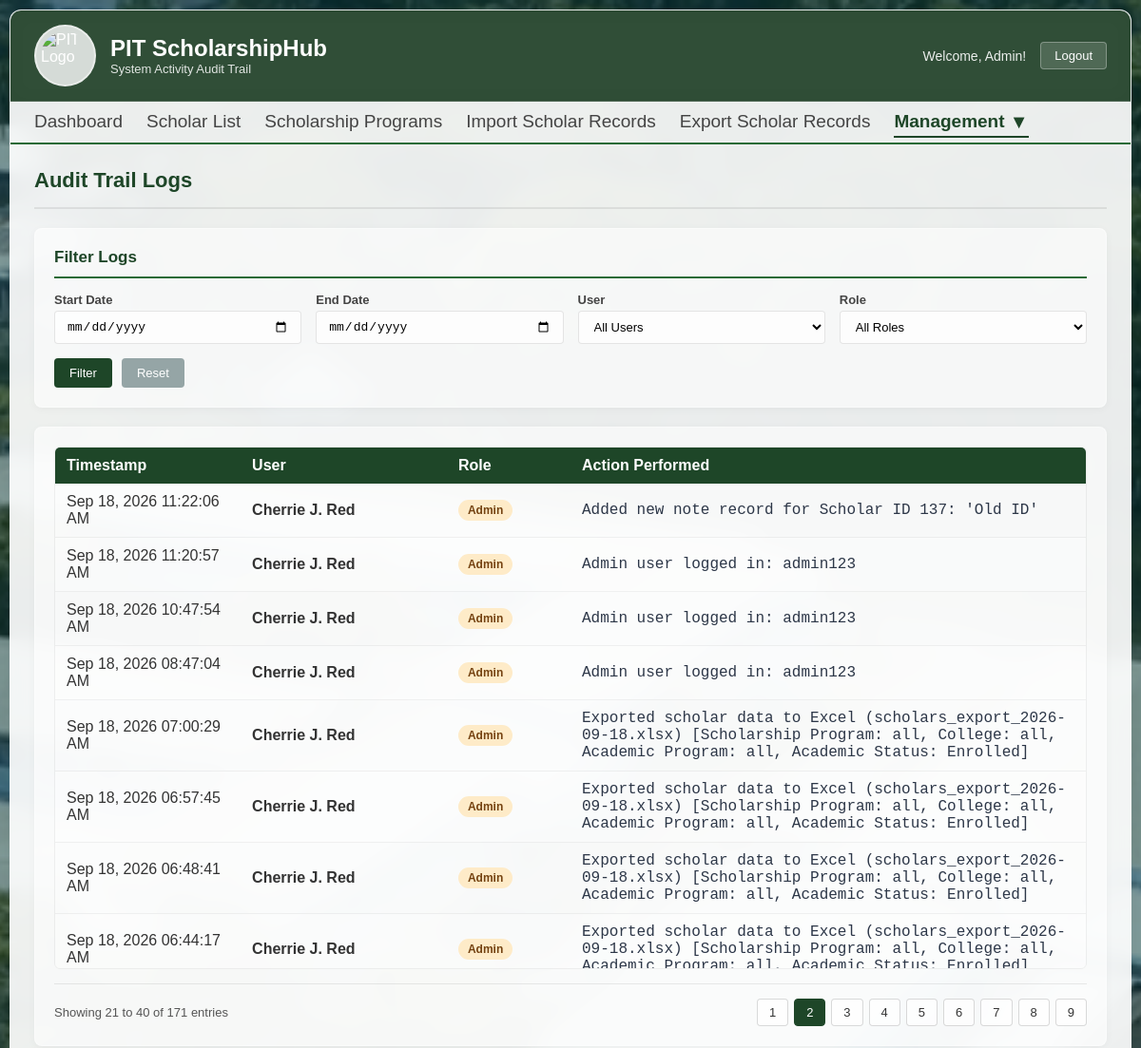
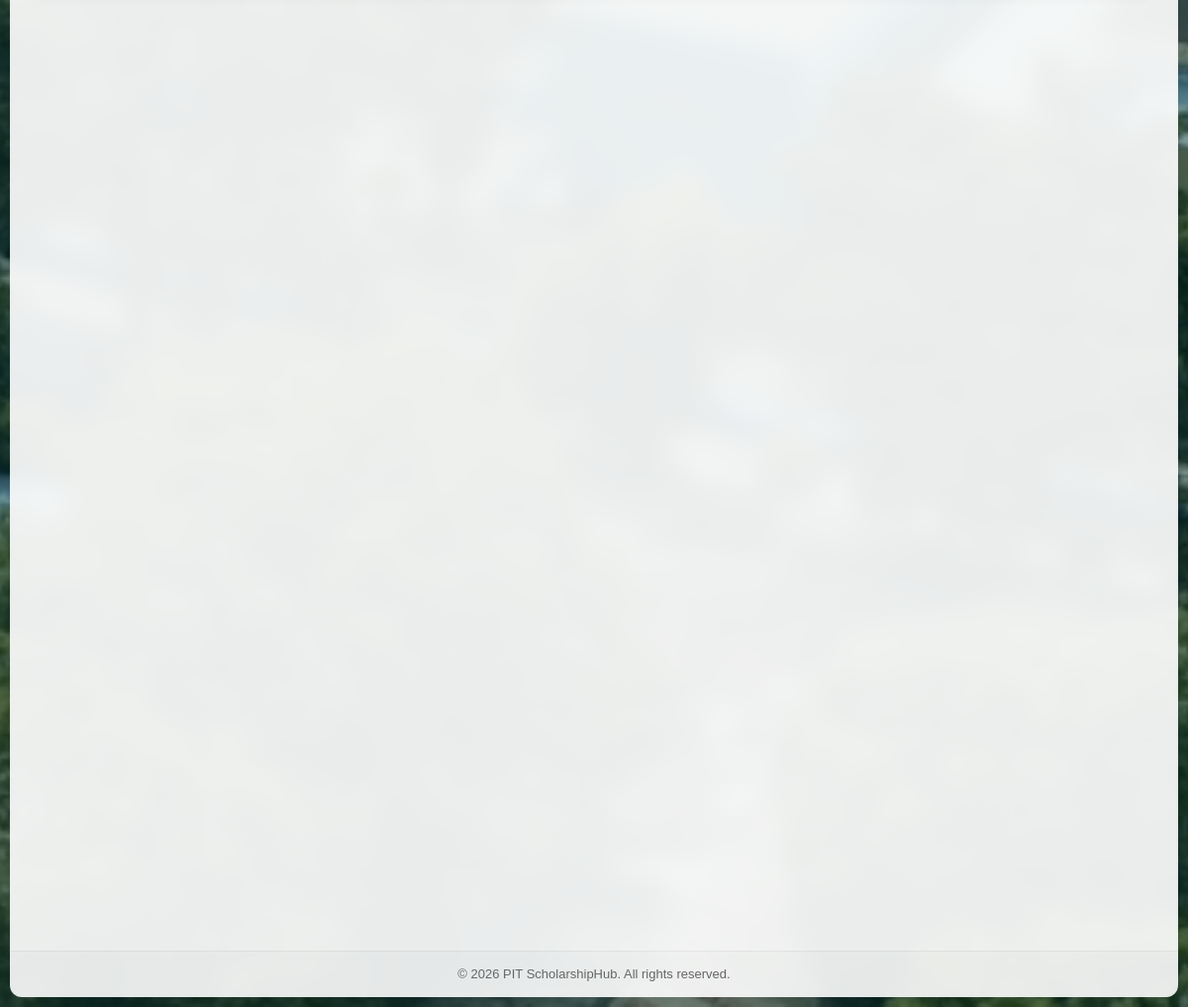
Page /admin/audit_trail.php?page=2 (signed in) on the committed database (2 pictures, top to bottom).
### tables this page shows
CREATE TABLE `audit_trail` (
  `id` int(11) NOT NULL,
  `user_id` int(11) NOT NULL,
  `action` varchar(255) NOT NULL,
  `actioned_at` timestamp NOT NULL DEFAULT current_timestamp()
);

CREATE TABLE `scholarship_users` (
  `id` int(11) NOT NULL,
  `last_name` varchar(50) NOT NULL,
  `email` varchar(255) DEFAULT NULL,
  `given_name` varchar(50) NOT NULL,
  `middle_name` varchar(50) NOT NULL,
  `username` varchar(255) NOT NULL,
  `password` varchar(255) NOT NULL,
  `role` enum('admin','staff') NOT NULL,
  `permissions` text DEFAULT NULL,
  `reset_otp` varchar(6) DEFAULT NULL,
  `otp_expiry` datetime DEFAULT NULL
);

### admin/audit_trail.php (the view, shortened to what this page needs)
<?php
include '../includes/conn.php';
$start_date = trim($_GET['start_date'] ?? '');
$end_date   = trim($_GET['end_date'] ?? '');
$limit = 20;
$page  = max(1, (int)($_GET['page'] ?? 1));
$offset = ($page - 1) * $limit;
$where_clauses = ["1=1"];
$params = [];
$types = "";
$where_sql = implode(" AND ", $where_clauses);
$count_sql = "SELECT COUNT(*) AS total
              FROM audit_trail a
              LEFT JOIN scholarship_users u ON a.user_id = u.id
              WHERE $where_sql";
$count_stmt = $conn->prepare($count_sql);
$count_stmt->execute();
$total_rows = $count_stmt->get_result()->fetch_assoc()['total'] ?? 0;
$total_pages = ceil($total_rows / $limit);
$logs_sql = "SELECT a.id, a.user_id, a.action, a.actioned_at, u.username,
                    CONCAT_WS(' ', u.given_name, u.middle_name, u.last_name) AS full_name, u.role
             FROM audit_trail a
             LEFT JOIN scholarship_users u ON a.user_id = u.id
             WHERE $where_sql
             ORDER BY a.actioned_at DESC
             LIMIT ? OFFSET ?";
$logs_stmt = $conn->prepare($logs_sql);
$data_params = $params;
$data_params[] = $limit;
$data_params[] = $offset;
$data_types = $types . "ii";
$logs_stmt->bind_param($data_types, ...$data_params);
$logs_stmt->execute();
$logs_result = $logs_stmt->get_result();
?>
<!DOCTYPE html>
<html>
<head>
    <link rel="stylesheet" href="../assets/css/audit_trail.css?v=<?= filemtime('../assets/css/audit_trail.css') ?>">
    <link rel="stylesheet" href="../assets/css/modals.css?v=<?= filemtime('../assets/css/modals.css') ?>">
</head>
<body>
    <?php
    if (!isset($_SESSION['user_id']) || ($_SESSION['role'] !== 'admin' && $_SESSION['role'] !== 'staff')) :
        $_SESSION['fail'] = "You are no logged in!";
        header("Location: ../portal.php");
        exit();
    else : ?>
    <div class="container">
        <div class="header">
            <div class="header-left">
                <img src="../assets/images/PIT%20LOGO.png" alt="PIT Logo">
                <div>
                    <h1>PIT ScholarshipHub</h1>
                    <p>System Activity Audit Trail</p>
                </div>
            </div>
            <div class="header-right">
                <span class="welcome-text">Welcome, Admin!</span>
                <form action="../functions/logout.php" method="post">
                    <button type="submit" class="logout-btn" onclick="return confirm('Logout?')">Logout</button>
                </form>
            </div>
        </div>
        <?php include __DIR__ . "/../includes/navigation.php"; ?>
        <div class="page-content">
            <div class="page-header">
                <h2>Audit Trail Logs</h2>
            </div>
            <div class="section-card">
                <h3>Filter Logs</h3>
                <form method="GET" action="audit_trail.php">
                    <div class="filter-grid">
                        <div class="form-group">
                            <label>Start Date</label>
                            <input type="date" name="start_date" value="<?= htmlspecialchars($start_date) ?>">
                        </div>
                        <div class="form-group">
                            <label>End Date</label>
                            <input type="date" name="end_date" value="<?= htmlspecialchars($end_date) ?>">
                        </div>
                        <div class="form-group">
                            <label>User</label>
                            <select name="user_id">
                                <option value="">All Users</option>
                            </select>
                        </div>
                        <div class="form-group">
                            <label>Role</label>
                            <select name="role">
                                <option value="">All Roles</option>
                            </select>
                        </div>
                    </div>
                    <div class="filter-actions">
                        <button type="submit" class="btn btn-primary">Filter</button>
                        <a href="audit_trail.php" class="btn btn-secondary">Reset</a>
                    </div>
                </form>
            </div>
            <div class="section-card">
                <div class="table-wrapper">
                    <table>
                        <thead>
                            <tr>
                                <th style="width: 18%;">Timestamp</th>
                                <th style="width: 20%;">User</th>
                                <th style="width: 12%;">Role</th>
                                <th style="width: 50%;">Action Performed</th>
                            </tr>
                        </thead>
                        <tbody>
                            <?php if ($logs_result->num_rows > 0) : ?>
                                <?php while ($log = $logs_result->fetch_assoc()) : ?>
                                    <?php
                                        $role_badge = match(strtolower($log['role'] ?? '')) {
                                            'admin' => 'role-admin',
                                            'staff' => 'role-staff',
                                            default => 'role-default'
                                        };
                                        $display_name = !empty(trim($log['full_name'] ?? '')) ? trim($log['full_name']) : ($log['username'] ?? 'System / Unknown');
                                    ?>
                                    <tr>
                                        <td><?= date('M d, Y h:i:s A', strtotime($log['actioned_at'])) ?></td>
                                        <td><strong><?= htmlspecialchars($display_name) ?></strong></td>
                                        <td>
                                            <span class="role-badge <?= $role_badge ?>">
                                                <?= htmlspecialchars(ucfirst($log['role'] ?? 'N/A')) ?>
                                            </span>
                                        </td>
                                        <td class="action-code"><?= htmlspecialchars($log['action']) ?></td>
                                    </tr>
                                <?php endwhile; ?>
                            <?php else : ?>
                                <tr>
                                    <td colspan="4" class="no-data">No audit log records found matching the specified filters.</td>
                                </tr>
                            <?php endif; ?>
                        </tbody>
                    </table>
                </div>
                <?php if ($total_pages > 1): ?>
                    <?php
                        $query_params = $_GET;
                        unset($query_params['page']);
                        $base_url = 'audit_trail.php?' . http_build_query($query_params);
                        $connector = empty($query_params) ? '' : '&';
                    ?>
                    <div class="pagination-wrapper">
                        <div class="pagination-info">
                            Showing <?= $offset + 1 ?> to <?= min($offset + $limit, $total_rows) ?> of <?= $total_rows ?> entries
                        </div>
                        <div class="pagination-links">
                            <?php for ($i = 1; $i <= $total_pages; $i++): ?>
                                <a href="<?= $base_url . $connector . 'page=' . $i ?>"
                                   class="page-btn <?= $i === $page ? 'active' : '' ?>">
                                    <?= $i ?>
                                </a>
                            <?php endfor; ?>
                        </div>
                    </div>
                <?php endif; ?>
            </div>
        </div>
        <div class="footer">
            © 2026 PIT ScholarshipHub. All rights reserved.
        </div>
    </div>
    <?php endif; ?>
</body>
</html>

### rows in the picture
audit_trail: actioned_at "Sep 18, 2026 11:22:06 AM", display_name "Cherrie J. Red", user.role "Admin", action "Added new note record for Scholar ID 137: 'Old ID'"
audit_trail: actioned_at "Sep 18, 2026 11:20:57 AM", display_name "Cherrie J. Red", user.role "Admin", action "Admin user logged in: admin123"
audit_trail: actioned_at "Sep 18, 2026 10:47:54 AM", display_name "Cherrie J. Red", user.role "Admin", action "Admin user logged in: admin123"
audit_trail: actioned_at "Sep 18, 2026 08:47:04 AM", display_name "Cherrie J. Red", user.role "Admin", action "Admin user logged in: admin123"
audit_trail: actioned_at "Sep 18, 2026 07:00:29 AM", display_name "Cherrie J. Red", user.role "Admin", action "Exported scholar data to Excel (scholars_export_2026-09-18.xlsx) [Scholarship Program: all, College: all, Academic Program: all, Academic Status: Enrolled]"
audit_trail: actioned_at "Sep 18, 2026 06:57:45 AM", display_name "Cherrie J. Red", user.role "Admin", action "Exported scholar data to Excel (scholars_export_2026-09-18.xlsx) [Scholarship Program: all, College: all, Academic Program: all, Academic Status: Enrolled]"
audit_trail: actioned_at "Sep 18, 2026 06:48:41 AM", display_name "Cherrie J. Red", user.role "Admin", action "Exported scholar data to Excel (scholars_export_2026-09-18.xlsx) [Scholarship Program: all, College: all, Academic Program: all, Academic Status: Enrolled]"
audit_trail: actioned_at "Sep 18, 2026 06:44:17 AM", display_name "Cherrie J. Red", user.role "Admin", action "Exported scholar data to Excel (scholars_export_2026-09-18.xlsx) [Scholarship Program: all, College: all,…"

### other values in the picture
$offset + 1 "21"
min($offset + $limit, $total_rows) "40"
$total_rows "171"
